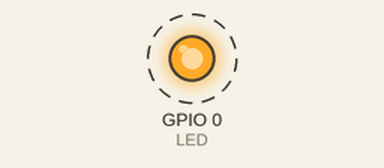
A sketch run on a simulated ESP8266 (NodeMCU). Parts: output pins drawn as LEDs (lit = HIGH). Dashed ring = blinking. WiFi joins after 1.5 s; servers stay silent unless stated; not simulated (calls return 0 or success): wificred.h; what the sketch prints to the serial monitor is not drawn.

Above: at 2.0 s.
Timing chart, 0 to 6.1 s (numbered marks = the images above):
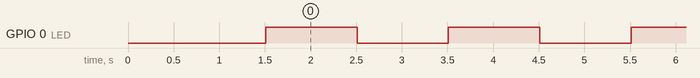

Measured:
- by itself, GPIO 0 (LED): alternates HIGH for 1.0 s and LOW for 1.0 s

The sketch:

app.ino
```cpp
#include <ESP8266WiFi.h>
#include <ESP8266mDNS.h>
#include <WiFiUdp.h>
#include <ArduinoOTA.h>
#include <ESP8266WebServer.h>

#include "wificred.h"
#include <ArduinoJson.h>

/* what's in wificred.h
const char* ssid = ".....";
const char* password = ".....";
*/

uint32_t timeout;

#define LED 0

#define HOSTNAME "solohm-mm-"
#define BROADCASTINTERVAL 1000

WiFiUDP udp;
unsigned int port = 12345;
IPAddress broadcastIp;

ESP8266WebServer server(80);

void broadcast(char * message) {
  udp.beginPacketMulticast(broadcastIp, port, WiFi.localIP());
  udp.write(message);
  udp.endPacket();
}

void handleRoot() {
  char json[] = "{\"sensor\":\"gps\",\"time\":1351824120,\"data\":[48.756080,2.302038]}";
  String html("<head><meta http-equiv='refresh' content='5'></head><body>You are connected</><br>");
  StaticJsonBuffer<200> jsonBuffer;
  JsonObject& root = jsonBuffer.parseObject(json);
  html.concat(root["time"].as<long>());
  html.concat(", ");
  html.concat(String((double)root["data"][0],4));
  html.concat(",");
  html.concat(String((double)root["data"][1],4));
  server.send(200, "text/html", html.c_str());
}

void handleReset() {
  server.send(200, "text/html", "<b>Reseting</b>");
  ESP.reset();
}


void broadcastStatus() {
  String message("{\"nodeid\":");

  message.concat("\"");
  message.concat(HOSTNAME);
  message.concat(String(ESP.getChipId(),HEX));
  message.concat("\"");
  message.concat(",\"uptime\":");
  message.concat(millis());
  message.concat(",\"class\":\"");
  message.concat(MAIN_NAME);
  message.concat("\",\"ipaddress\":\"");
  message.concat(WiFi.localIP().toString());
  message.concat("\"}");


  broadcast((char *)message.c_str());

  Serial.println(message);
}
void setup() {
  pinMode(LED, OUTPUT);

  Serial.begin(115200);
  Serial.print("\n\n");
  Serial.print(MAIN_NAME);
  Serial.println(" setup");

  Serial.println("setting mode WIFI_STA");
  WiFi.mode(WIFI_STA);

  WiFi.begin(ssid, password);
  Serial.print("connecting to ");
  Serial.print(ssid);
  Serial.print(" ");
  Serial.println(password);

  while (WiFi.waitForConnectResult() != WL_CONNECTED) {
    delay(500);
    Serial.print(".");
  }
  Serial.println("connected");

  // Port defaults to 8266
  // ArduinoOTA.setPort(8266);

  String hostname(HOSTNAME);
  hostname += String(ESP.getChipId(), HEX);
  ArduinoOTA.setHostname((const char *)hostname.c_str());
  // WiFi.softAP((const char *)hostname.c_str());

  // No authentication by default
  // ArduinoOTA.setPassword((const char *)"123");

  ArduinoOTA.onStart([]() {
    Serial.println("arduinoOTA start");
    digitalWrite(LED, HIGH);
  });
  ArduinoOTA.onEnd([]() {
    Serial.println("\arduinoOTA end");
    digitalWrite(LED, HIGH);
  });
  ArduinoOTA.onProgress([](unsigned int progress, unsigned int total) {
    Serial.printf("Progress: %u%%\r", (progress / (total / 100)));
    digitalWrite(LED, !digitalRead(LED));

  });
  ArduinoOTA.onError([](ota_error_t error) {
    Serial.printf("Error[%u]: ", error);
    if (error == OTA_AUTH_ERROR) Serial.println("Auth Failed");
    else if (error == OTA_BEGIN_ERROR) Serial.println("Begin Failed");
    else if (error == OTA_CONNECT_ERROR) Serial.println("Connect Failed");
    else if (error == OTA_RECEIVE_ERROR) Serial.println("Receive Failed");
    else if (error == OTA_END_ERROR) Serial.println("End Failed");
  });

  ArduinoOTA.begin();

  Serial.print("IP address ");
  Serial.print(WiFi.localIP());
  Serial.print(" ");
  Serial.print(hostname);
  Serial.println(".local");

  broadcastIp = ~WiFi.subnetMask() | WiFi.gatewayIP();
  Serial.print("broadcast address: ");
  Serial.println(broadcastIp);

  udp.begin(WiFi.localIP());

  server.on("/", handleRoot);
  server.on("/reset", handleReset);

  server.begin();
  Serial.println("HTTP server started");


}

void loop() {
  ArduinoOTA.handle();
  yield();
  server.handleClient();
  if (millis() > timeout) {
    digitalWrite(LED, !digitalRead(LED));
    timeout = millis() + BROADCASTINTERVAL;
    broadcastStatus();
  }

}
```
